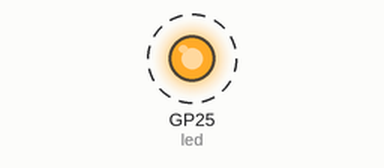
Recording of a program running on a simulated Raspberry Pi Pico running MicroPython. Shown: output pins drawn as LEDs (lit = HIGH). Dashed ring = blinking. What the program prints to the serial console is not drawn.

Above: at 0.2 s.
Timing chart, 0 to 3.0 s (numbered marks = the images above):
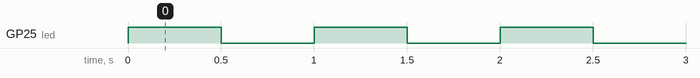

Measured:
- by itself, GP25 (led): alternates HIGH for 0.50 s and LOW for 0.50 s

The program:

test.py
```python
from machine import Pin
from time import sleep

led = Pin('LED', Pin.OUT) #create a pin object
print ("Blinking LED example")

while True:
    led.value(not led.value()) #toggle the LEd
    sleep(0.5) #sleep for 1 second
```
